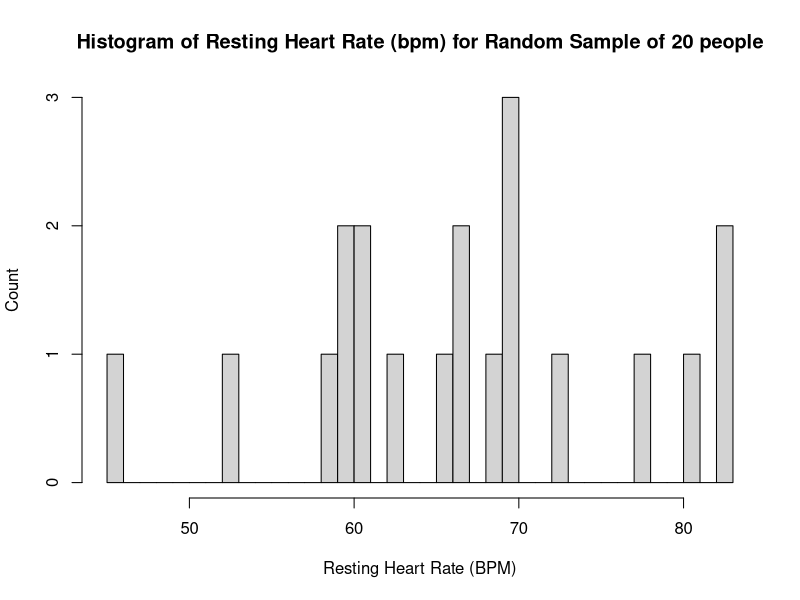
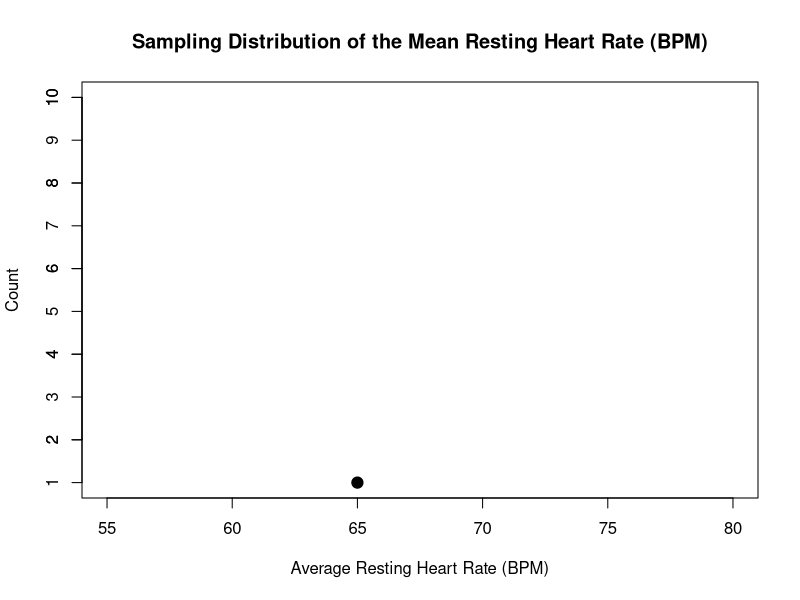
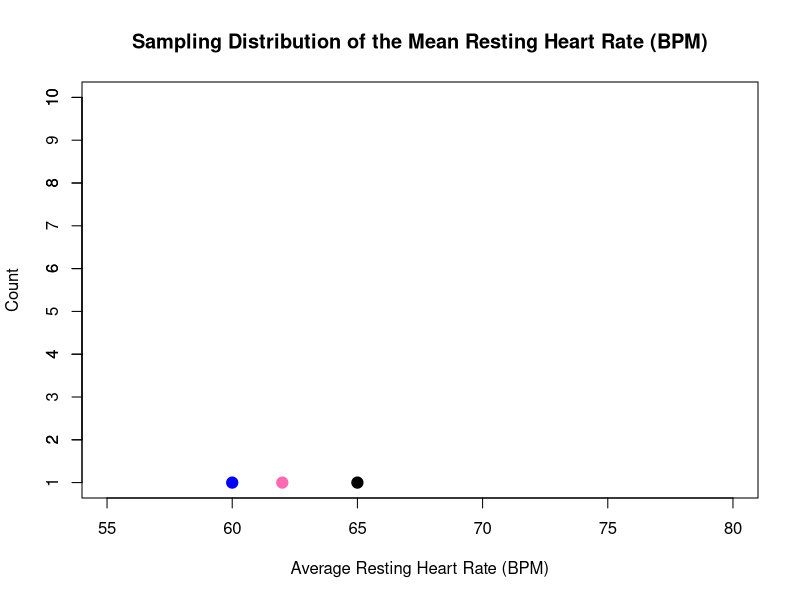
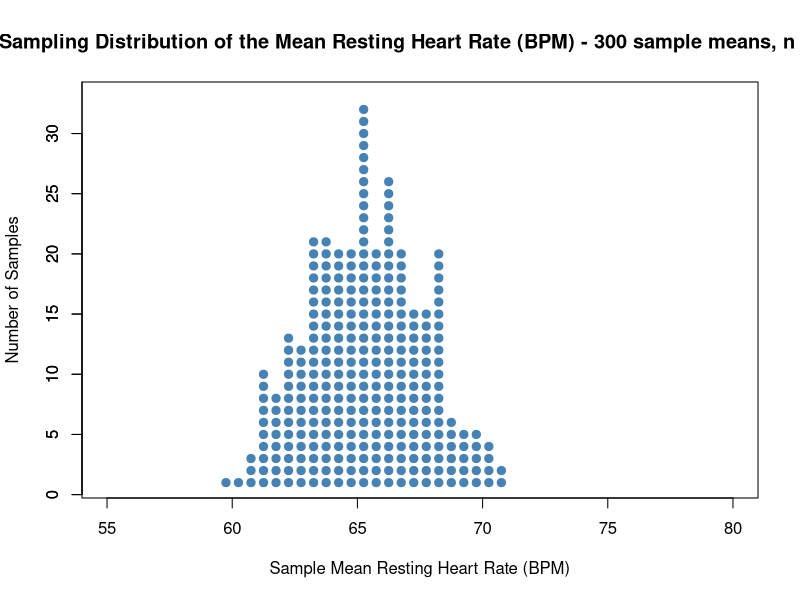
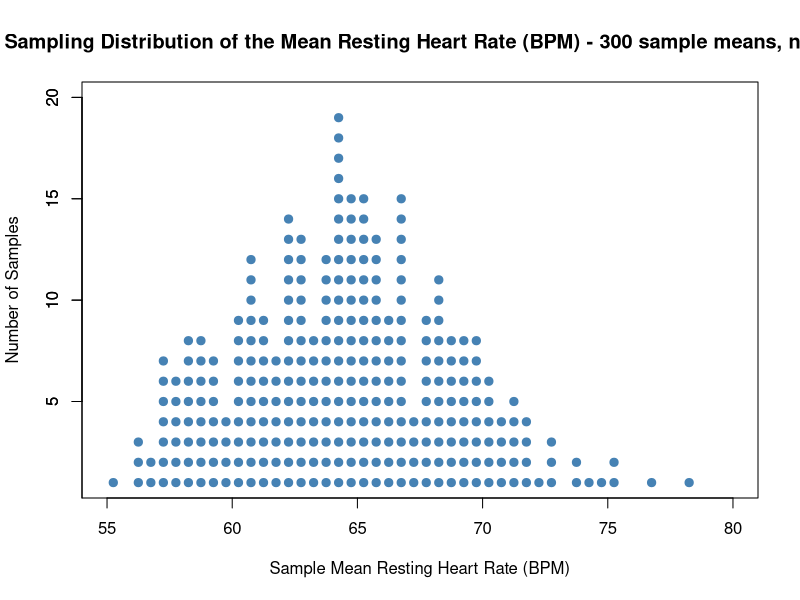
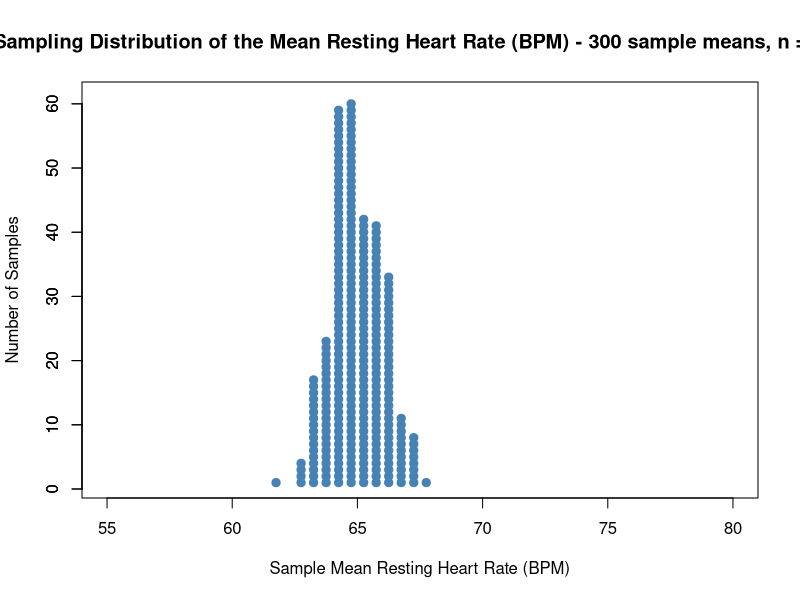

Reproduce these figures in R, in order.
## ---- chunk 1
#| fig-alt: "A histogram with the title Histogram of Resting Heart Rate (bpm) for Random Sample of 20 people, with bins spread out from 45 to 85"

library(tidyverse)
set.seed(123)
#Generate random normal
n <- 20
x <- rnorm(n, mean = 65, sd = 10)

h <- hist(
  x,
  breaks = 30,
  main = "Histogram of Resting Heart Rate (bpm) for Random Sample of 20 people",
  xlab = "Resting Heart Rate (BPM)",
  ylab = "Count"
)
## ---- chunk 2
#| fig-alt: "A scatterplot titled Sampling Distribution of the Mean resting Heart Rate (BPM) which has one point at 65"

# Blank scatter plot
plot(
  NA, NA,
  xlim = c(55, 80),
  ylim = c(1, 10),
  xlab = "Average Resting Heart Rate (BPM)",
  ylab = "Count",
  main = "Sampling Distribution of the Mean Resting Heart Rate (BPM)"
)

# Add custom y-axis ticks at 1–5
axis(side = 2, at = 1:10, labels = 1:10)
# Add one dot at (65, 1)
points(65, 1, pch = 19, cex = 1.5)
## ---- chunk 3
#| fig-alt: "A scatterplot titled Sampling Distribution of the Mean Resting Heart Rate (BPM) with three points, a blue one at 60, a pink one at 62, and a black one at 65."

# Blank scatter plot
plot(
  NA, NA,
  xlim = c(55, 80),
  ylim = c(1, 10),
  xlab = "Average Resting Heart Rate (BPM)",
  ylab = "Count",
  main = "Sampling Distribution of the Mean Resting Heart Rate (BPM)"
)

# Add custom y-axis ticks at 1–5
axis(side = 2, at = 1:10, labels = 1:10)

# Add one dot at (65, 1)
points(65, 1, pch = 19, cex = 1.5, col="black")
points(60, 1, pch= 19, cex=1.5, col= "blue")
points(62, 1, pch = 19, cex = 1.5, col="hotpink")
## ---- chunk 4

#| fig-alt: "A scatterplot with the title Sampling Distribution of the Mean Resting Heart Rate (BPM) - 300 sample means, n = 20 with many blue dots between 58 and 72, appearing almost like a normal distribution curve"

# --- Population parameters ---
N_pop <- 1000
mu <- 65
sigma <- 10

# Create the population
population <- rnorm(N_pop, mean = mu, sd = sigma)

# --- Sampling parameters ---
n <- 20          # sample size
n_samples <- 300 # number of repeated samples

# Generate sample means
sample_means <- replicate(
  n_samples,
  mean(sample(population, size = n, replace = TRUE))
)

# --- Stack dots into bins ---
breaks <- seq(55, 90, by = 0.5)
bins <- cut(sample_means, breaks = breaks, include.lowest = TRUE)
counts <- table(bins)

# --- Plot ---
plot(
  NA, NA,
  xlim = c(55, 80),
  ylim = c(1, max(counts) + 1),
  xlab = "Sample Mean Resting Heart Rate (BPM)",
  ylab = "Number of Samples",
  main = "Sampling Distribution of the Mean Resting Heart Rate (BPM) - 300 sample means, n = 20"
)

axis(2, at = pretty(0:max(counts)))

# Draw stacked dots
for (i in seq_along(counts)) {
  if (counts[i] > 0) {
    x_center <- mean(breaks[i:(i + 1)])
    points(rep(x_center, counts[i]), 1:counts[i],
           pch = 19, cex = 1.1, col = "steelblue")
  }
}
## ---- chunk 5
#| fig-alt: "A scatterplot with the title Sampling Distribution of the Mean Resting Heart Rate (BPM) - 300 sample means, n = 5 with many blue dots between 55 and 78, appearing almost like a normal distribution curve"

# --- Population parameters ---
N_pop <- 1000
mu <- 65
sigma <- 10

# Create the population
population <- rnorm(N_pop, mean = mu, sd = sigma)

# --- Sampling parameters ---
n <- 5          # sample size
n_samples <- 300 # number of repeated samples

# Generate sample means
sample_means <- replicate(
  n_samples,
  mean(sample(population, size = n, replace = TRUE))
)

# --- Stack dots into bins ---
breaks <- seq(55, 90, by = 0.5)
bins <- cut(sample_means, breaks = breaks, include.lowest = TRUE)
counts <- table(bins)

# --- Plot ---
plot(
  NA, NA,
  xlim = c(55, 80),
  ylim = c(1, max(counts) + 1),
  xlab = "Sample Mean Resting Heart Rate (BPM)",
  ylab = "Number of Samples",
  main = "Sampling Distribution of the Mean Resting Heart Rate (BPM) - 300 sample means, n = 5"
)

axis(2, at = pretty(0:max(counts)))

# Draw stacked dots
for (i in seq_along(counts)) {
  if (counts[i] > 0) {
    x_center <- mean(breaks[i:(i + 1)])
    points(rep(x_center, counts[i]), 1:counts[i],
           pch = 19, cex = 1.1, col = "steelblue")
  }
}
## ---- chunk 6

#| fig-alt: "A scatterplot with the title Sampling Distribution of the Mean Resting Heart Rate (BPM) - 300 sample means, n = 100 with many blue dots between 62 and 68, appearing almost like a normal distribution curve"

# --- Population parameters ---
N_pop <- 1000
mu <- 65
sigma <- 10

# Create the population
population <- rnorm(N_pop, mean = mu, sd = sigma)

# --- Sampling parameters ---
n <- 100          # sample size
n_samples <- 300 # number of repeated samples

# Generate sample means
sample_means <- replicate(
  n_samples,
  mean(sample(population, size = n, replace = TRUE))
)

# --- Stack dots into bins ---
breaks <- seq(55, 90, by = 0.5)
bins <- cut(sample_means, breaks = breaks, include.lowest = TRUE)
counts <- table(bins)

# --- Plot ---
plot(
  NA, NA,
  xlim = c(55, 80),
  ylim = c(1, max(counts) + 1),
  xlab = "Sample Mean Resting Heart Rate (BPM)",
  ylab = "Number of Samples",
  main = "Sampling Distribution of the Mean Resting Heart Rate (BPM) - 300 sample means, n = 100"
)

axis(2, at = pretty(0:max(counts)))

# Draw stacked dots
for (i in seq_along(counts)) {
  if (counts[i] > 0) {
    x_center <- mean(breaks[i:(i + 1)])
    points(rep(x_center, counts[i]), 1:counts[i],
           pch = 19, cex = 1.1, col = "steelblue")
  }
}
## ---- chunk 7
#| echo: true
qnorm(.975, mean = 0, sd = 1)
## ---- chunk 8
#| echo: true
qnorm(.5, mean = 0, sd = 1)
## ---- chunk 9
#| echo: true
alpha <- 0.05
qnorm(1-(alpha/2), mean = 0, sd = 1)
## ---- chunk 10
#| echo: true
qnorm(.95, mean = 0, sd = 1)
## ---- chunk 11
#| echo: true
pnorm(1.96, mean = 0, sd = 1)
## ---- chunk 12
#| echo: true
pnorm(3, mean = 0, sd = 1)
